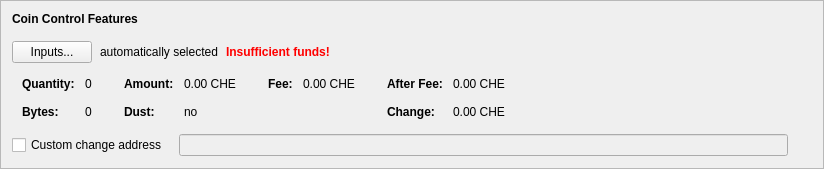
      <widget class="QFrame" name="frameCoinControl">
       <property name="sizePolicy">
        <sizepolicy hsizetype="Preferred" vsizetype="Fixed">
         <horstretch>0</horstretch>
         <verstretch>0</verstretch>
        </sizepolicy>
       </property>
       <property name="frameShape">
        <enum>QFrame::StyledPanel</enum>
       </property>
       <property name="frameShadow">
        <enum>QFrame::Raised</enum>
       </property>
       <layout class="QVBoxLayout" name="verticalLayout_4">
        <item>
         <layout class="QVBoxLayout" name="verticalLayoutCoinControl" stretch="0,0,0,0,0">
          <property name="spacing">
           <number>0</number>
          </property>
          <property name="sizeConstraint">
           <enum>QLayout::SetDefaultConstraint</enum>
          </property>
          <property name="leftMargin">
           <number>0</number>
          </property>
          <property name="topMargin">
           <number>0</number>
          </property>
          <item>
           <layout class="QHBoxLayout" name="horizontalLayoutCoinControl1">
            <property name="bottomMargin">
             <number>15</number>
            </property>
            <item>
             <widget class="QLabel" name="labelCoinControlFeatures">
              <property name="sizePolicy">
               <sizepolicy hsizetype="Preferred" vsizetype="Maximum">
                <horstretch>0</horstretch>
                <verstretch>0</verstretch>
               </sizepolicy>
              </property>
              <property name="font">
               <font>
                <weight>75</weight>
                <bold>true</bold>
               </font>
              </property>
              <property name="styleSheet">
               <string notr="true">font-weight:bold;</string>
              </property>
              <property name="text">
               <string>Coin Control Features</string>
              </property>
             </widget>
            </item>
           </layout>
          </item>
          <item>
           <layout class="QHBoxLayout" name="horizontalLayoutCoinControl2" stretch="0,0,0,0">
            <property name="spacing">
             <number>8</number>
            </property>
            <property name="bottomMargin">
             <number>10</number>
            </property>
            <item>
             <widget class="QPushButton" name="pushButtonCoinControl">
              <property name="styleSheet">
               <string notr="true"/>
              </property>
              <property name="text">
               <string>Inputs...</string>
              </property>
              <property name="autoDefault">
               <bool>false</bool>
              </property>
             </widget>
            </item>
            <item>
             <widget class="QLabel" name="labelCoinControlAutomaticallySelected">
              <property name="text">
               <string>automatically selected</string>
              </property>
              <property name="margin">
               <number>5</number>
              </property>
             </widget>
            </item>
            <item>
             <widget class="QLabel" name="labelCoinControlInsuffFunds">
              <property name="font">
               <font>
                <weight>75</weight>
                <bold>true</bold>
               </font>
              </property>
              <property name="styleSheet">
               <string notr="true">color:red;font-weight:bold;</string>
              </property>
              <property name="text">
               <string>Insufficient funds!</string>
              </property>
              <property name="margin">
               <number>5</number>
              </property>
             </widget>
            </item>
            <item>
             <spacer name="horizontalSpacerCoinControl">
              <property name="orientation">
               <enum>Qt::Horizontal</enum>
              </property>
              <property name="sizeHint" stdset="0">
               <size>
                <width>40</width>
                <height>1</height>
               </size>
              </property>
             </spacer>
            </item>
           </layout>
          </item>
          <item>
           <widget class="QWidget" name="widgetCoinControl" native="true">
            <property name="sizePolicy">
             <sizepolicy hsizetype="Preferred" vsizetype="Preferred">
              <horstretch>0</horstretch>
              <verstretch>0</verstretch>
             </sizepolicy>
            </property>
            <property name="minimumSize">
             <size>
              <width>0</width>
              <height>0</height>
             </size>
            </property>
            <property name="styleSheet">
             <string notr="true"/>
            </property>
            <layout class="QHBoxLayout" name="horizontalLayoutCoinControl5">
             <property name="leftMargin">
              <number>0</number>
             </property>
             <property name="topMargin">
              <number>0</number>
             </property>
             <property name="rightMargin">
              <number>0</number>
             </property>
             <property name="bottomMargin">
              <number>0</number>
             </property>
             <item>
              <layout class="QHBoxLayout" name="horizontalLayoutCoinControl3" stretch="0,0,0,1">
               <property name="spacing">
                <number>20</number>
               </property>
               <property name="topMargin">
                <number>0</number>
               </property>
               <property name="bottomMargin">
                <number>10</number>
               </property>
               <item>
                <layout class="QFormLayout" name="formLayoutCoinControl1">
                 <property name="horizontalSpacing">
                  <number>10</number>
                 </property>
                 <property name="verticalSpacing">
                  <number>14</number>
                 </property>
                 <property name="leftMargin">
                  <number>10</number>
                 </property>
                 <property name="topMargin">
                  <number>4</number>
                 </property>
                 <property name="rightMargin">
                  <number>6</number>
                 </property>
                 <item row="0" column="0">
                  <widget class="QLabel" name="labelCoinControlQuantityText">
                   <property name="font">
                    <font>
                     <weight>75</weight>
                     <bold>true</bold>
                    </font>
                   </property>
                   <property name="text">
                    <string>Quantity:</string>
                   </property>
                   <property name="margin">
                    <number>0</number>
                   </property>
                  </widget>
                 </item>
                 <item row="0" column="1">
                  <widget class="QLabel" name="labelCoinControlQuantity">
                   <property name="cursor">
                    <cursorShape>IBeamCursor</cursorShape>
                   </property>
                   <property name="contextMenuPolicy">
                    <enum>Qt::ActionsContextMenu</enum>
                   </property>
                   <property name="text">
                    <string notr="true">0</string>
                   </property>
                   <property name="margin">
                    <number>0</number>
                   </property>
                   <property name="textInteractionFlags">
                    <set>Qt::LinksAccessibleByMouse|Qt::TextSelectableByKeyboard|Qt::TextSelectableByMouse</set>
                   </property>
                  </widget>
                 </item>
                 <item row="1" column="0">
                  <widget class="QLabel" name="labelCoinControlBytesText">
                   <property name="font">
                    <font>
                     <weight>75</weight>
                     <bold>true</bold>
                    </font>
                   </property>
                   <property name="text">
                    <string>Bytes:</string>
                   </property>
                  </widget>
                 </item>
                 <item row="1" column="1">
                  <widget class="QLabel" name="labelCoinControlBytes">
                   <property name="cursor">
                    <cursorShape>IBeamCursor</cursorShape>
                   </property>
                   <property name="contextMenuPolicy">
                    <enum>Qt::ActionsContextMenu</enum>
                   </property>
                   <property name="text">
                    <string notr="true">0</string>
                   </property>
                   <property name="textInteractionFlags">
                    <set>Qt::LinksAccessibleByMouse|Qt::TextSelectableByKeyboard|Qt::TextSelectableByMouse</set>
                   </property>
                  </widget>
                 </item>
                </layout>
               </item>
               <item>
                <layout class="QFormLayout" name="formLayoutCoinControl2">
                 <property name="horizontalSpacing">
                  <number>10</number>
                 </property>
                 <property name="verticalSpacing">
                  <number>14</number>
                 </property>
                 <property name="leftMargin">
                  <number>6</number>
                 </property>
                 <property name="topMargin">
                  <number>4</number>
                 </property>
                 <property name="rightMargin">
                  <number>6</number>
                 </property>
                 <item row="0" column="0">
                  <widget class="QLabel" name="labelCoinControlAmountText">
                   <property name="font">
                    <font>
                     <weight>75</weight>
                     <bold>true</bold>
                    </font>
                   </property>
                   <property name="text">
                    <string>Amount:</string>
                   </property>
                   <property name="margin">
                    <number>0</number>
                   </property>
                  </widget>
                 </item>
                 <item row="0" column="1">
                  <widget class="QLabel" name="labelCoinControlAmount">
                   <property name="cursor">
                    <cursorShape>IBeamCursor</cursorShape>
                   </property>
                   <property name="contextMenuPolicy">
                    <enum>Qt::ActionsContextMenu</enum>
                   </property>
                   <property name="text">
                    <string notr="true">0.00 CHE</string>
                   </property>
                   <property name="textInteractionFlags">
                    <set>Qt::LinksAccessibleByMouse|Qt::TextSelectableByKeyboard|Qt::TextSelectableByMouse</set>
                   </property>
                  </widget>
                 </item>
                 <item row="1" column="0">
                  <widget class="QLabel" name="labelCoinControlLowOutputText">
                   <property name="font">
                    <font>
                     <weight>75</weight>
                     <bold>true</bold>
                    </font>
                   </property>
                   <property name="text">
                    <string>Dust:</string>
                   </property>
                  </widget>
                 </item>
                 <item row="1" column="1">
                  <widget class="QLabel" name="labelCoinControlLowOutput">
                   <property name="cursor">
                    <cursorShape>IBeamCursor</cursorShape>
                   </property>
                   <property name="contextMenuPolicy">
                    <enum>Qt::ActionsContextMenu</enum>
                   </property>
                   <property name="text">
                    <string notr="true">no</string>
                   </property>
                   <property name="textInteractionFlags">
                    <set>Qt::LinksAccessibleByMouse|Qt::TextSelectableByKeyboard|Qt::TextSelectableByMouse</set>
                   </property>
                  </widget>
                 </item>
                </layout>
               </item>
               <item>
                <layout class="QFormLayout" name="formLayoutCoinControl3">
                 <property name="horizontalSpacing">
                  <number>10</number>
                 </property>
                 <property name="verticalSpacing">
                  <number>14</number>
                 </property>
                 <property name="leftMargin">
                  <number>6</number>
                 </property>
                 <property name="topMargin">
                  <number>4</number>
                 </property>
                 <property name="rightMargin">
                  <number>6</number>
                 </property>
                 <item row="0" column="0">
                  <widget class="QLabel" name="labelCoinControlFeeText">
                   <property name="font">
                    <font>
                     <weight>75</weight>
                     <bold>true</bold>
                    </font>
                   </property>
                   <property name="text">
                    <string>Fee:</string>
                   </property>
                   <property name="margin">
                    <number>0</number>
                   </property>
                  </widget>
                 </item>
                 <item row="0" column="1">
                  <widget class="QLabel" name="labelCoinControlFee">
                   <property name="cursor">
                    <cursorShape>IBeamCursor</cursorShape>
                   </property>
                   <property name="contextMenuPolicy">
                    <enum>Qt::ActionsContextMenu</enum>
                   </property>
                   <property name="text">
                    <string notr="true">0.00 CHE</string>
                   </property>
                   <property name="textInteractionFlags">
                    <set>Qt::LinksAccessibleByMouse|Qt::TextSelectableByKeyboard|Qt::TextSelectableByMouse</set>
                   </property>
                  </widget>
                 </item>
                </layout>
               </item>
               <item>
                <layout class="QFormLayout" name="formLayoutCoinControl4">
                 <property name="horizontalSpacing">
                  <number>10</number>
                 </property>
                 <property name="verticalSpacing">
                  <number>14</number>
                 </property>
                 <property name="leftMargin">
                  <number>6</number>
                 </property>
                 <property name="topMargin">
                  <number>4</number>
                 </property>
                 <property name="rightMargin">
                  <number>6</number>
                 </property>
                 <item row="0" column="0">
                  <widget class="QLabel" name="labelCoinControlAfterFeeText">
                   <property name="font">
                    <font>
                     <weight>75</weight>
                     <bold>true</bold>
                    </font>
                   </property>
                   <property name="text">
                    <string>After Fee:</string>
                   </property>
                   <property name="margin">
                    <number>0</number>
                   </property>
                  </widget>
                 </item>
                 <item row="0" column="1">
                  <widget class="QLabel" name="labelCoinControlAfterFee">
                   <property name="cursor">
                    <cursorShape>IBeamCursor</cursorShape>
                   </property>
                   <property name="contextMenuPolicy">
                    <enum>Qt::ActionsContextMenu</enum>
                   </property>
                   <property name="text">
                    <string notr="true">0.00 CHE</string>
                   </property>
                   <property name="textInteractionFlags">
                    <set>Qt::LinksAccessibleByMouse|Qt::TextSelectableByKeyboard|Qt::TextSelectableByMouse</set>
                   </property>
                  </widget>
                 </item>
                 <item row="1" column="0">
                  <widget class="QLabel" name="labelCoinControlChangeText">
                   <property name="font">
                    <font>
                     <weight>75</weight>
                     <bold>true</bold>
                    </font>
                   </property>
                   <property name="text">
                    <string>Change:</string>
                   </property>
                  </widget>
                 </item>
                 <item row="1" column="1">
                  <widget class="QLabel" name="labelCoinControlChange">
                   <property name="cursor">
                    <cursorShape>IBeamCursor</cursorShape>
                   </property>
                   <property name="contextMenuPolicy">
                    <enum>Qt::ActionsContextMenu</enum>
                   </property>
                   <property name="text">
                    <string notr="true">0.00 CHE</string>
                   </property>
                   <property name="textInteractionFlags">
                    <set>Qt::LinksAccessibleByMouse|Qt::TextSelectableByKeyboard|Qt::TextSelectableByMouse</set>
                   </property>
                  </widget>
                 </item>
                </layout>
               </item>
              </layout>
             </item>
            </layout>
           </widget>
          </item>
          <item>
           <layout class="QHBoxLayout" name="horizontalLayoutCoinControl4" stretch="0,0,0">
            <property name="spacing">
             <number>12</number>
            </property>
            <property name="sizeConstraint">
             <enum>QLayout::SetDefaultConstraint</enum>
            </property>
            <property name="topMargin">
             <number>5</number>
            </property>
            <property name="rightMargin">
             <number>5</number>
            </property>
            <item>
             <widget class="QCheckBox" name="checkBoxCoinControlChange">
              <property name="toolTip">
               <string>If this is activated, but the change address is empty or invalid, change will be sent to a newly generated address.</string>
              </property>
              <property name="text">
               <string>Custom change address</string>
              </property>
             </widget>
            </item>
            <item>
             <widget class="QValidatedLineEdit" name="lineEditCoinControlChange">
              <property name="enabled">
               <bool>false</bool>
              </property>
              <property name="sizePolicy">
               <sizepolicy hsizetype="Expanding" vsizetype="Fixed">
                <horstretch>0</horstretch>
                <verstretch>0</verstretch>
               </sizepolicy>
              </property>
             </widget>
            </item>
            <item>
             <widget class="QLabel" name="labelCoinControlChangeLabel">
              <property name="sizePolicy">
               <sizepolicy hsizetype="Preferred" vsizetype="Expanding">
                <horstretch>0</horstretch>
                <verstretch>0</verstretch>
               </sizepolicy>
              </property>
              <property name="minimumSize">
               <size>
                <width>0</width>
                <height>0</height>
               </size>
              </property>
              <property name="text">
               <string/>
              </property>
              <property name="margin">
               <number>3</number>
              </property>
             </widget>
            </item>
           </layout>
          </item>
          <item>
           <spacer name="verticalSpacerCoinControl">
            <property name="orientation">
             <enum>Qt::Vertical</enum>
            </property>
            <property name="sizeType">
             <enum>QSizePolicy::Expanding</enum>
            </property>
            <property name="sizeHint" stdset="0">
             <size>
              <width>800</width>
              <height>1</height>
             </size>
            </property>
           </spacer>
          </item>
         </layout>
        </item>
       </layout>
      </widget>
